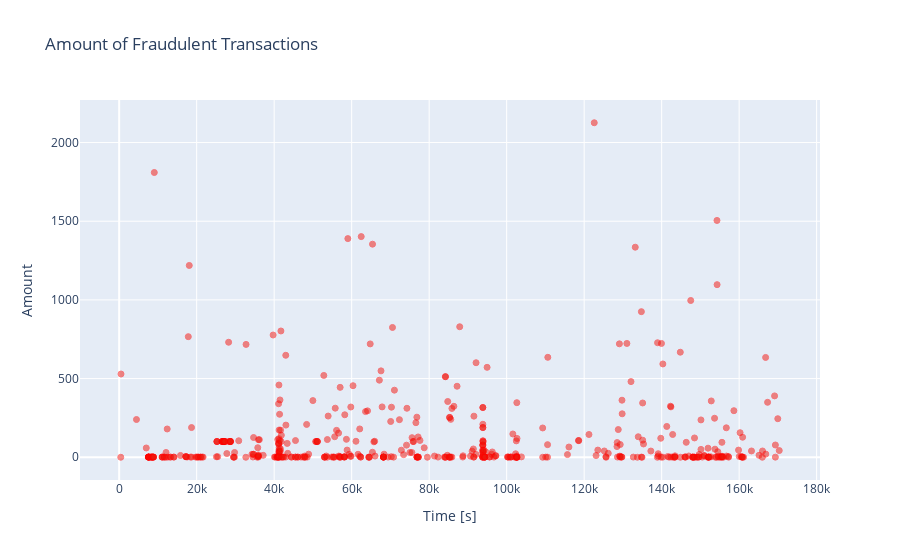

This figure's notebook cell:
### Code cell
import plotly.express as px
fraud = data_df.loc[data_df['Class'] == 1]

fig = px.scatter(fraud,x='Time',y='Amount', color_discrete_sequence=['rgb(238,23,11)'],
    opacity=0.5,
    labels={'Time': 'Time [s]', 'Amount': 'Amount'},
    title='Amount of Fraudulent Transactions'
)
fig.update_traces(marker=dict(line=dict(color='red', width=1)))
fig.show()

### Figure 1 — Plotly figure (JSON) as saved in the notebook; plotly's stock layout.template omitted (floating-point values rounded to 4 significant figures; data arrays with more than 128 entries replaced by an {"elided": "..."} marker saying what was removed)
{"data": [{"hovertemplate": "Time [s]=%{x}<br>Amount=%{y}<extra></extra>", "legendgroup": "", "marker": {"color": "rgb(238,23,11)", "line": {"color": "red", "width": 1}, "opacity": 0.5, "symbol": "circle"}, "mode": "markers", "name": "", "orientation": "v", "showlegend": false, "type": "scatter", "x": {"elided": "492 int values"}, "xaxis": "x", "y": {"elided": "492 float values"}, "yaxis": "y"}], "layout": {"legend": {"tracegroupgap": 0}, "title": {"text": "Amount of Fraudulent Transactions"}, "xaxis": {"anchor": "y", "domain": [0, 1], "title": {"text": "Time [s]"}}, "yaxis": {"anchor": "x", "domain": [0, 1], "title": {"text": "Amount"}}}}
